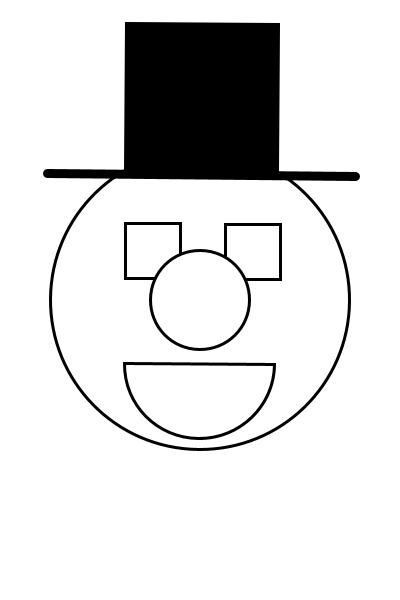
Frame 1 (no input)
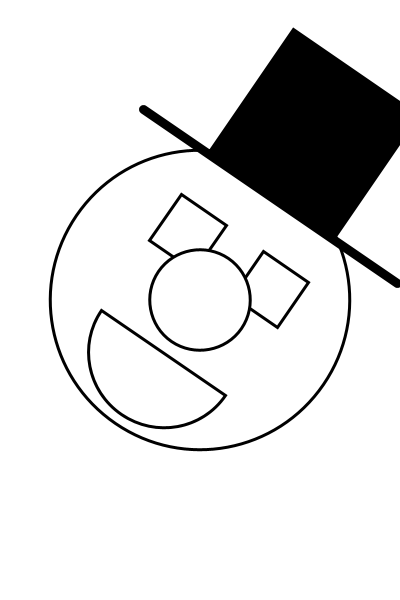
Frame 60 (the mouse pressed at the canvas centre just before this capture)
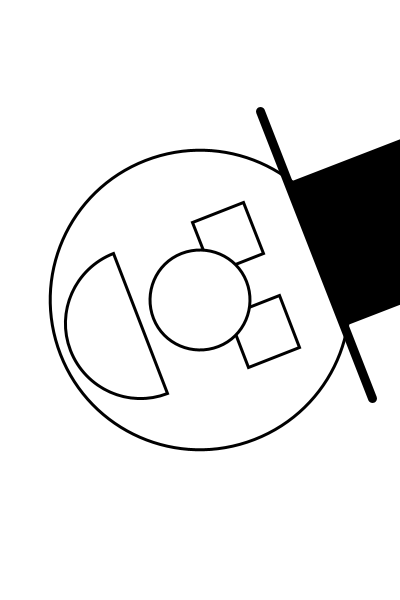
Frame 120 (the mouse held since frame 60 and released just before this capture)

The Processing sketch that drew these frames (run headless with seeded random() and noise(); from frame 60 on, the mouse is pressed at the canvas centre):

// Processing sketch: Snemand_Fam
// ── Snemand_Fam.pde
void setup(){
size(400,600);
frameRate(60);
}

void draw(){
background(255);

translate(200,300);

smooth();

pushMatrix();
rotate(frameCount/100.0);

strokeWeight(3);
fill(255);
circle(0,0,300);
noFill();

fill(0);
rect(-76,-276,152,147);
noFill();

square(-75,-76,55);
square(25,-76,55);

fill(255,255,255);
circle(0,0,100);

noFill();

arc(0,64,150,150,0,PI,CHORD);

fill(0);
strokeWeight(9);
line(-154,-125,154,-125);

popMatrix();
println(frameRate);
}
